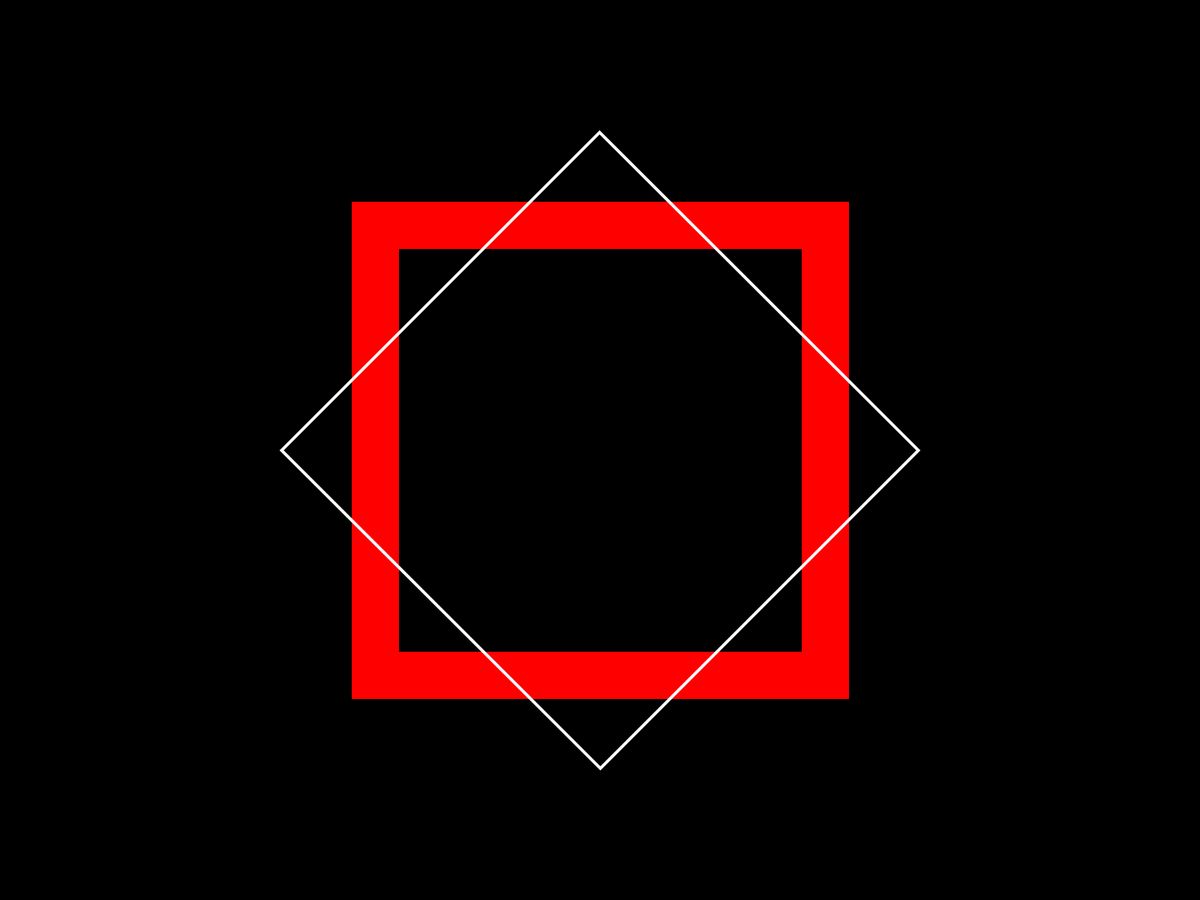
Frame 1 (no input)
Frame 60 (the mouse pressed at the canvas centre just before this capture): identical to frame 1, image omitted
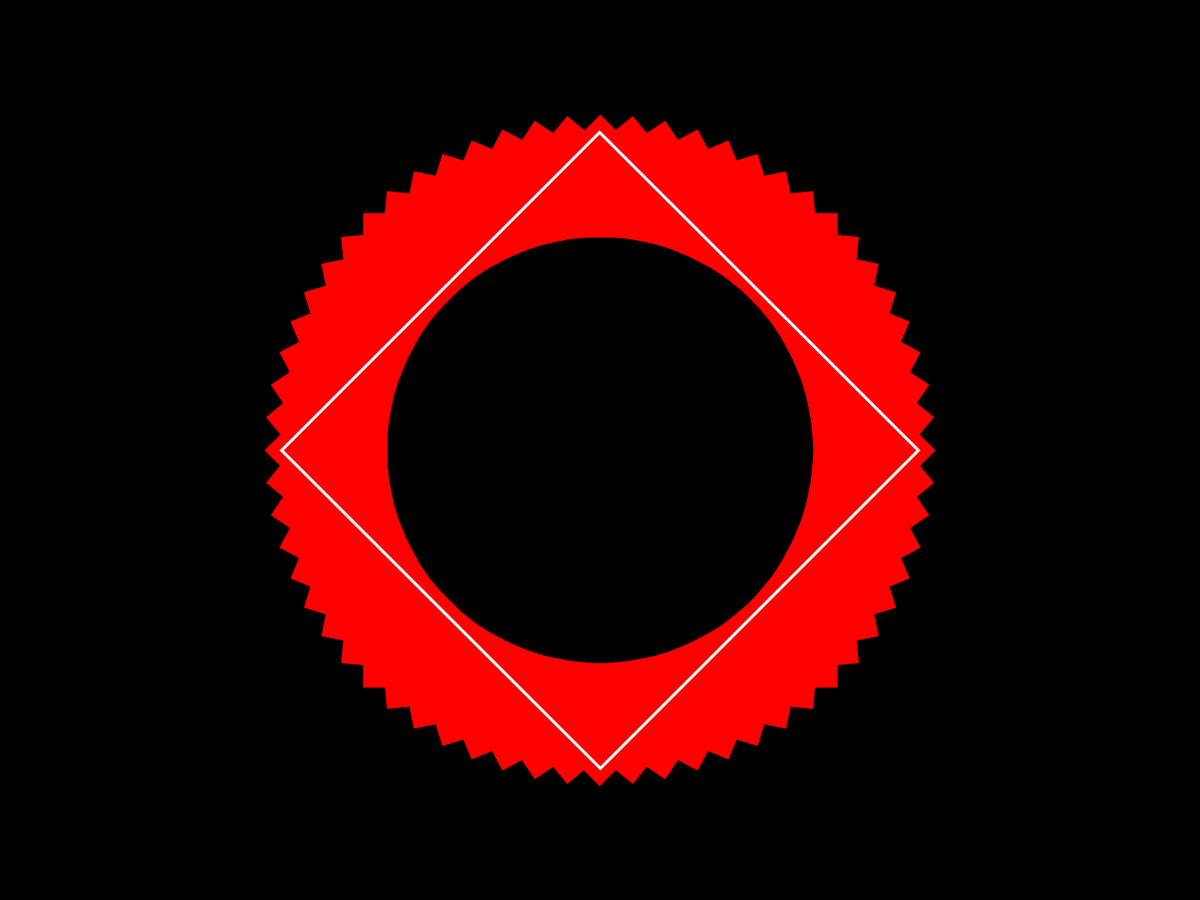
Frame 120 (the mouse held since frame 60 and released just before this capture)

The Processing sketch that drew these frames (run headless with seeded random() and noise(); from frame 60 on, the mouse is pressed at the canvas centre):

// Processing sketch: C_romboMouse
// ── C_romboMouse.pde
// W3_ Esercitazione: mimesi
//
// C_ROMBO by @fupete

// 2018 © Daniele @Fupete and the course DSII2018 @UniRSM  
// github.com/fupete — github.com/dsii-2018-unirsm
// Educational purposes, MIT License, 2018, San Marino

int d; 

void setup() {
  fullScreen();
  pixelDensity(displayDensity());

  d = height/2;

  stroke(255);
  strokeWeight(2);
  noFill();
  rectMode(CENTER);
}

void draw() {

  background(0);

  translate(width/2, height/2);

  stroke(#ff0000);
  int quanti = int(map(mouseX, 0, width, 1, 64));
  strokeWeight(64-quanti);
  for (int i = 0; i < quanti; i++) {
    rotate(PI/quanti);
    rect(0, 0, d, d);
  }

  stroke(255);
  strokeWeight(4);
  rotate(PI/4);
  rect(0, 0, d, d);
}
